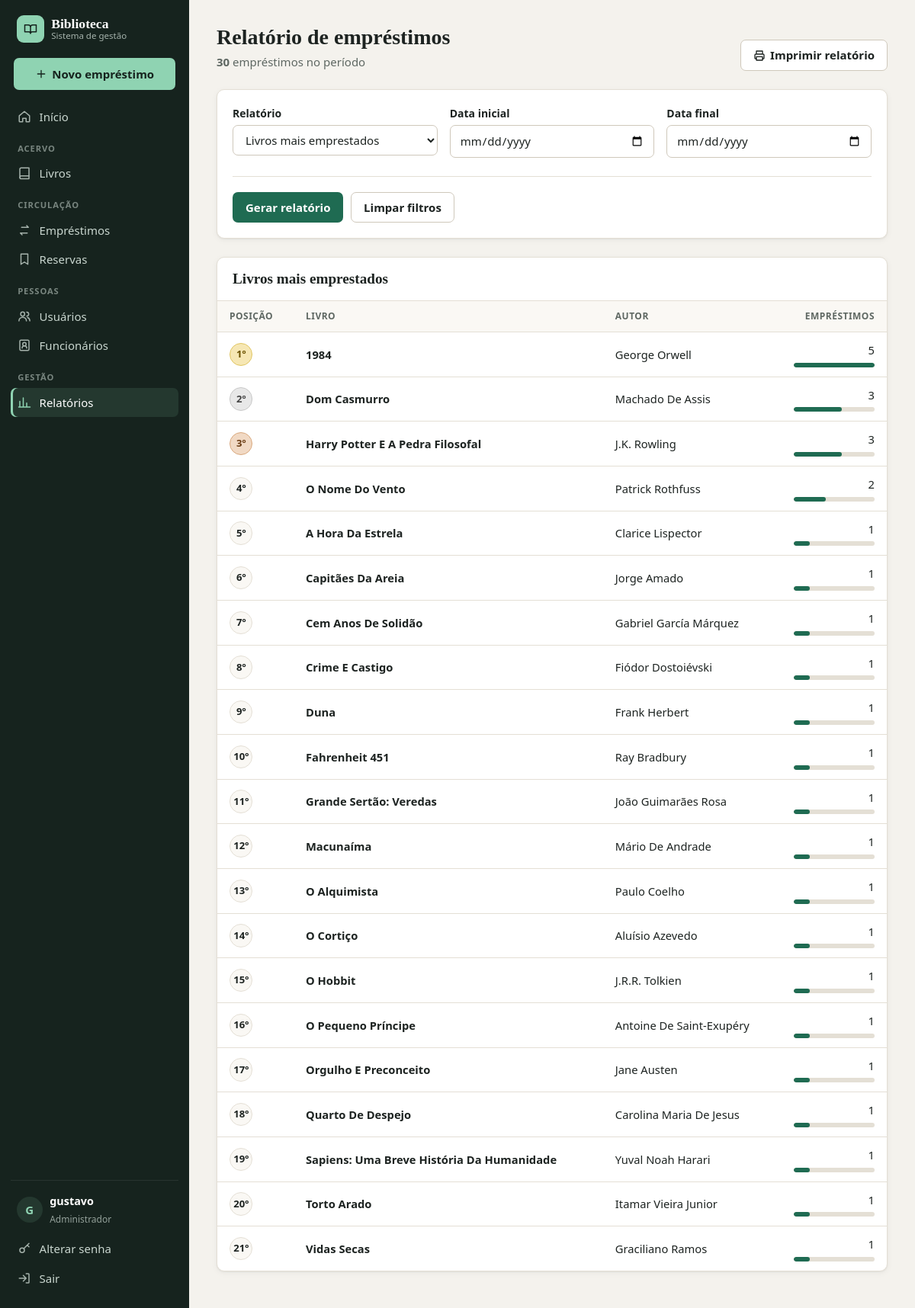
Screenshot of /relatorios/ (signed in) with the database file from the repository.
### meu_app/models.py (models this page shows, shortened)
class Livro(models.Model):
    titulo = models.CharField(max_length=200)
    autor = models.CharField(max_length=150)
    editora = models.CharField(max_length=120)
    ano_publicacao = models.PositiveIntegerField()
    isbn = models.CharField(max_length=20, unique=True)
    genero = models.CharField(max_length=100)
    quantidade_total = models.PositiveIntegerField(default=1)
    quantidade_disponivel = models.PositiveIntegerField(default=1)
    capa = models.FileField(upload_to='capas/', blank=True, null=True)
    ativo = models.BooleanField(default=True)

### meu_app/views.py (the view, shortened to what this page needs)
# urls.py: path('relatorios/', views.relatorios, name='relatorios'),
@login_required
def relatorios(request):
    if not request.user.is_superuser:
        messages.error(
            request, 'Acesso permitido somente para administradores.')
        return redirect('index')
    form = RelatorioForm(request.GET or None)
    emprestimos = Emprestimo.objects.all()
    tipo = 'livros'
    livros_mais_emprestados = emprestimos.values(
        'livro__titulo',
        'livro__autor',
    ).annotate(total=Count('id')).order_by('-total', 'livro__titulo')
    usuarios_mais_emprestimos = emprestimos.values(
        'usuario__nome',
        'usuario__cpf',
    ).annotate(total=Count('id')).order_by('-total', 'usuario__nome')
    dados = {
        'form': form,
        'tipo': tipo,
        'total_emprestimos': emprestimos.count(),
        'livros_mais_emprestados': livros_mais_emprestados,
        'usuarios_mais_emprestimos': usuarios_mais_emprestimos,
        'emprestimos': emprestimos.select_related('usuario', 'livro').order_by('-data_retirada'),
    }
    return render(request, 'relatorios.html', dados)

### meu_app/forms.py (shortened to what this page needs)
class RelatorioForm(forms.Form):
    tipo = forms.ChoiceField(
        label='Relatório',
        choices=TIPO_RELATORIO_CHOICES,
        required=False
    )
    data_inicial = forms.DateField(
        label='Data inicial',
        required=False,
        widget=forms.DateInput(attrs={
            'type': 'date'
        })
    )
    data_final = forms.DateField(
        label='Data final',
        required=False,
        widget=forms.DateInput(attrs={
            'type': 'date'
        })
    )

### meu_app/templates/relatorios.html (shortened to what this page needs)
{% extends 'base.html' %}
{% block conteudo %}
<div class="cabecalho-pagina">
    <div>
        <h1>Relatório de empréstimos</h1>
        <p>
            <strong>{{ total_emprestimos }}</strong> empréstimo{{ total_emprestimos|pluralize }} no período
        </p>
    </div>
    <div class="acoes nao-imprimir">
        <button class="botao botao-secundario" onclick="window.print()">{% include '_icone.html' with nome='imprimir' tamanho=16 %} Imprimir relatório</button>
    </div>
</div>
<div class="painel nao-imprimir">
    <div class="painel-corpo">
        <form method="GET">
            {% include '_campos.html' with form=form classe='grade-filtros' %}
            <div class="form-botoes">
                <button type="submit" class="botao">Gerar relatório</button>
                <a class="botao botao-secundario" href="{% url 'relatorios' %}">Limpar filtros</a>
            </div>
        </form>
    </div>
</div>
<section class="painel">
    {% if tipo == 'livros' %}
    <div class="painel-cabecalho"><h2>Livros mais emprestados</h2></div>
    <div class="tabela-rolagem">
        <table class="tabela tabela-responsiva">
            <thead>
                <tr>
                    <th>Posição</th>
                    <th>Livro</th>
                    <th>Autor</th>
                    <th class="numero">Empréstimos</th>
                </tr>
            </thead>
            <tbody>
                {% with maior=livros_mais_emprestados.0.total %}
                {% for item in livros_mais_emprestados %}
                <tr>
                    <td data-label="Posição"><span class="posicao posicao-{{ forloop.counter }}">{{ forloop.counter }}º</span></td>
                    <td data-label="Livro" class="forte">{{ item.livro__titulo }}</td>
                    <td data-label="Autor">{{ item.livro__autor }}</td>
                    <td data-label="Empréstimos" class="numero">
                        {{ item.total }}
                        <span class="barra-progresso nao-imprimir"><span style="width: {% widthratio item.total maior 100 %}%"></span></span>
                    </td>
                </tr>
                {% empty %}
                <tr><td colspan="4" class="vazio">Sem empréstimos no período.</td></tr>
                {% endfor %}
                {% endwith %}
            </tbody>
        </table>
    </div>
    {% endif %}
</section>
{% endblock %}

### meu_app/templates/_menu.html (shortened to what this page needs)
{% if user.is_authenticated %}
{% with rota=request.resolver_match.url_name %}
<aside class="barra-lateral nao-imprimir">
    <a class="marca" href="{% url 'index' %}">
        <span class="marca-icone">{% include '_icone.html' with nome='logo' %}</span>
        <span class="marca-nome">Biblioteca <small>Sistema de gestão</small></span>
    </a>
    <a class="lateral-cta" href="{% url 'cadastrar_emprestimo' %}">
        {% include '_icone.html' with nome='mais' tamanho=16 %} Novo empréstimo
    </a>
    <nav>
        <div class="menu-grupo">
            <a class="menu-link {% if rota == 'index' %}ativo{% endif %}" href="{% url 'index' %}">
                {% include '_icone.html' with nome='inicio' %} Início
            </a>
        </div>
        <div class="menu-grupo">
            <span class="menu-grupo-titulo">Acervo</span>
            <a class="menu-link {% if 'livro' in rota %}ativo{% endif %}" href="{% url 'listar_livros' %}">
                {% include '_icone.html' with nome='livro' %} Livros
            </a>
        </div>
        <div class="menu-grupo">
            <span class="menu-grupo-titulo">Circulação</span>
            <a class="menu-link {% if 'emprestimo' in rota or rota == 'registrar_ocorrencia' %}ativo{% endif %}" href="{% url 'listar_emprestimos' %}">
                {% include '_icone.html' with nome='emprestimo' %} Empréstimos
            </a>
            <a class="menu-link {% if 'reserva' in rota %}ativo{% endif %}" href="{% url 'listar_reservas' %}">
                {% include '_icone.html' with nome='reserva' %} Reservas
            </a>
        </div>
        <div class="menu-grupo">
            <span class="menu-grupo-titulo">Pessoas</span>
            <a class="menu-link {% if 'usuario' in rota %}ativo{% endif %}" href="{% url 'listar_usuarios' %}">
                {% include '_icone.html' with nome='usuarios' %} Usuários
            </a>
            {% if user.is_superuser %}
            <a class="menu-link {% if 'funcionario' in rota %}ativo{% endif %}" href="{% url 'listar_funcionarios' %}">
                {% include '_icone.html' with nome='funcionarios' %} Funcionários
            </a>
            {% endif %}
        </div>
        {% if user.is_superuser %}
        <div class="menu-grupo">
            <span class="menu-grupo-titulo">Gestão</span>
            <a class="menu-link {% if rota == 'relatorios' %}ativo{% endif %}" href="{% url 'relatorios' %}">
                {% include '_icone.html' with nome='relatorio' %} Relatórios
            </a>
        </div>
        {% endif %}
    </nav>
    <div class="menu-usuario">
        <div class="usuario-info">
            <span class="avatar">{{ user.first_name|default:user.username|first }}</span>
            <div>
                <strong>{{ user.get_full_name|default:user.username }}</strong>
                <small>{% if user.is_superuser %}Administrador{% else %}Funcionário{% endif %}</small>
            </div>
        </div>
        <a class="menu-link {% if rota == 'alterar_senha' %}ativo{% endif %}" href="{% url 'alterar_senha' %}">
            {% include '_icone.html' with nome='senha' %} Alterar senha
        </a>
        <form method="post" action="{% url 'logout' %}">
            <button type="submit" class="menu-link menu-link-botao">
                {% include '_icone.html' with nome='sair' %} Sair
            </button>
        </form>
    </div>
</aside>
{% endwith %}
{% endif %}

### rows the page displays
Livro: livro__titulo "1984", livro__autor "George Orwell", total "5"
Livro: livro__titulo "Dom Casmurro", livro__autor "Machado De Assis", total "3"
Livro: livro__titulo "Harry Potter E A Pedra Filosofal", livro__autor "J.K. Rowling", total "3"
Livro: livro__titulo "O Nome Do Vento", livro__autor "Patrick Rothfuss", total "2"
Livro: livro__titulo "A Hora Da Estrela", livro__autor "Clarice Lispector", total "1"
Livro: livro__titulo "Capitães Da Areia", livro__autor "Jorge Amado", total "1"
Livro: livro__titulo "Cem Anos De Solidão", livro__autor "Gabriel García Márquez", total "1"
Livro: livro__titulo "Crime E Castigo", livro__autor "Fiódor Dostoiévski", total "1"
Livro: livro__titulo "Duna", livro__autor "Frank Herbert", total "1"
Livro: livro__titulo "Fahrenheit 451", livro__autor "Ray Bradbury", total "1"
Livro: livro__titulo "Grande Sertão: Veredas", livro__autor "João Guimarães Rosa", total "1"
Livro: livro__titulo "Macunaíma", livro__autor "Mário De Andrade", total "1"
Livro: livro__titulo "O Alquimista", livro__autor "Paulo Coelho", total "1"
Livro: livro__titulo "O Cortiço", livro__autor "Aluísio Azevedo", total "1"
Livro: livro__titulo "O Hobbit", livro__autor "J.R.R. Tolkien", total "1"
Livro: livro__titulo "O Pequeno Príncipe", livro__autor "Antoine De Saint-Exupéry", total "1"
Livro: livro__titulo "Orgulho E Preconceito", livro__autor "Jane Austen", total "1"
Livro: livro__titulo "Quarto De Despejo", livro__autor "Carolina Maria De Jesus", total "1"
Livro: livro__titulo "Sapiens: Uma Breve História Da Humanidade", livro__autor "Yuval Noah Harari", total "1"
Livro: livro__titulo "Torto Arado", livro__autor "Itamar Vieira Junior", total "1"
Livro: livro__titulo "Vidas Secas", livro__autor "Graciliano Ramos", total "1"

### other values shown
{{ user.first_name|default:user.username|first }} "G"
{{ user.get_full_name|default:user.username }} "gustavo"
{{ total_emprestimos }} "30"
{{ campo.label }} "Relatório" "Data inicial" "Data final"
